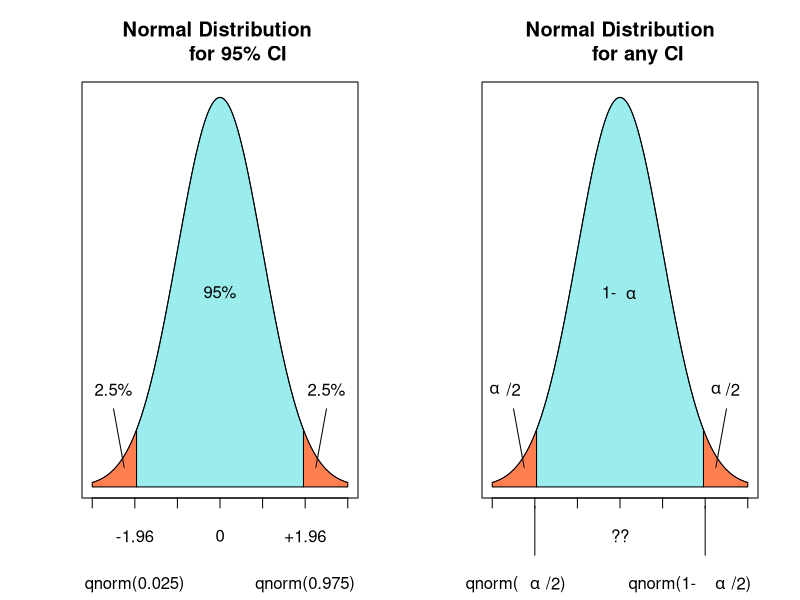

This chart was generated by the following R code:
### normal distribution plots for confidence intervals (fig1)
par(mfrow=c(1,2), xpd=TRUE)

# first plot
cord.xl <- c(-3)
cord.yl <- c(0)
cord.xl <- c(cord.xl,-3) 
cord.yl <- c(cord.yl,dnorm(-3))
cord.xl <- c(cord.xl,-1.96,-1.96)
cord.yl <- c(cord.yl,dnorm(-1.96),0)
cord.xl <- c(-3,seq(-3,-1.96,0.01),-1.96) 
cord.yl <- c(0,dnorm(seq(-3,-1.96,0.01)),0) 


cord.xr <- c(3)
cord.yr <- c(0)
cord.xr <- c(cord.xr,3) 
cord.yr <- c(cord.yr,dnorm(3))
cord.xr <- c(cord.xr,1.96,1.96)
cord.yr <- c(cord.yr,dnorm(1.96),0)
cord.xr <- c(3,seq(3,1.96,-0.01),1.96) 
cord.yr <- c(0,dnorm(seq(3,1.96,-0.01)),0) 

cord.xc <- c(-1.96)
cord.yc <- c(0)
cord.xc <- c(cord.xc,-1.96) 
cord.yc <- c(cord.yc,dnorm(-1.96))
cord.xc <- c(cord.xc,1.96,1.96)
cord.yc <- c(cord.yc,dnorm(1.96),0)
cord.xc <- c(-1.96,seq(-1.96,1.96,0.01),1.96) 
cord.yc <- c(0,dnorm(seq(-1.96,1.96,0.01)),0) 

curve(dnorm(x,0,1),xlim=c(-3,3),main='Normal Distribution 
      for 95% CI', axes=FALSE, frame.plot=TRUE, xlab="", ylab="")
axis(side=1, labels=FALSE)

polygon(cord.xl,cord.yl,col='coral')
polygon(cord.xr,cord.yr,col='coral')
polygon(cord.xc,cord.yc,col=rgb(0,206,209,100,max = 255)) # col='dark turquoise' in rgb with alpha=100

text(0,0.2,"95%")
text(-2.5,0.1,"2.5%")
text(2.5,0.1, "2.5%")
lines(c(-2.25,-2.5), c(0.02,0.08))
lines(c(2.25,2.5), c(0.02,0.08))

text(-2, -0.05, "-1.96")
text(2, -0.05, "+1.96")
text(0, -0.05, "0")
text(-2, -0.1, "qnorm(0.025)")
text(2, -0.1, "qnorm(0.975)")

# second plot

curve(dnorm(x,0,1),xlim=c(-3,3),main='Normal Distribution
      for any CI', axes=FALSE, frame.plot=TRUE, xlab="", ylab="")
axis(side=1, labels=FALSE)

polygon(cord.xl,cord.yl,col='coral')
polygon(cord.xr,cord.yr,col='coral')
polygon(cord.xc,cord.yc,col=rgb(0,206,209,100, max = 255)) # col='dark turquoise' in rgb with alpha=100


# 1- alpha
text(-0.25,0.2,"1-")
text(0.25,0.197,expression(alpha))

# alpha/2 left
text(-2.95,0.1,expression(alpha))
text(-2.5,0.1,"/2")

# alpha/2 right
text(2.25,0.1,expression(alpha))
text(2.65,0.1, "/2")

lines(c(-2.25,-2.5), c(0.02,0.08))
lines(c(2.25,2.5), c(0.02,0.08))
lines(c(-2,-2),c(-0.02,-0.07))
lines(c(2,2),c(-0.02,-0.07))

text(0, -0.05, "??")

# qnorm(alpha/2) left
text(-3, -0.1, "qnorm(")
text(-2, -0.1, expression(alpha))
text(-1.5, -0.1, "/2)")

# qnorm(alpha/2) right
text(1, -0.1, "qnorm(1-")
text(2.35, -0.1, expression(alpha))
text(2.85, -0.1, "/2)")

# End of Script



